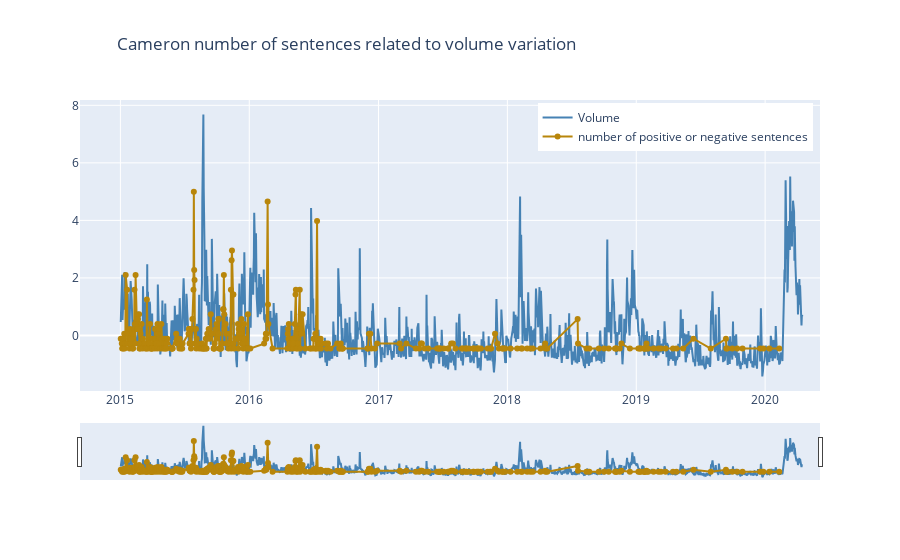

The cell this chart's notebook holds for it:
### Markdown cell above
### David Cameron

### Code cell
fig = go.Figure()
fig.add_trace(go.Scatter(x=Fin['Date'], y=Fin['volume_plot'],line=dict(color='#4682B4'),
                    mode='lines',
                    name='Volume'))
fig.add_trace(go.Scatter(x=Quot_vol[Quot_vol['speaker']=='David Cameron']['day'],
                         y=Quot_vol[Quot_vol['speaker']=='David Cameron']['numposneg_plot'],
                         line=dict(color='#B8860B'),
                    mode='lines+markers',
                    name='number of positive or negative sentences'))
fig.update_layout(title_text='Cameron number of sentences related to volume variation',
                         title_x=0.13, legend=dict( yanchor="top", y=0.99, xanchor="right",x=0.99))
#fig.update_yaxes(title_text="y-axis in logarithmic scale", type="log")
#fig.update_yaxes(range=[0.5, 10])

fig.update_xaxes(rangeslider_visible=True)
fig.show()
fig.write_html('David_Cameron_volume_changed_vs_number_quotes.html')

### Figure 1 — Plotly figure (JSON) as saved in the notebook; plotly's stock layout.template omitted (floating-point values rounded to 4 significant figures; data arrays with more than 128 entries replaced by an {"elided": "..."} marker saying what was removed)
{"data": [{"line": {"color": "#4682B4"}, "mode": "lines", "name": "Volume", "type": "scatter", "x": {"elided": "1331 str values"}, "y": {"elided": "1331 float values"}}, {"line": {"color": "#B8860B"}, "mode": "lines+markers", "name": "number of positive or negative sentences", "type": "scatter", "x": {"elided": "343 str values"}, "y": {"elided": "343 float values"}}], "layout": {"legend": {"x": 0.99, "xanchor": "right", "y": 0.99, "yanchor": "top"}, "title": {"text": "Cameron number of sentences related to volume variation", "x": 0.13}, "xaxis": {"rangeslider": {"visible": true}}}}
